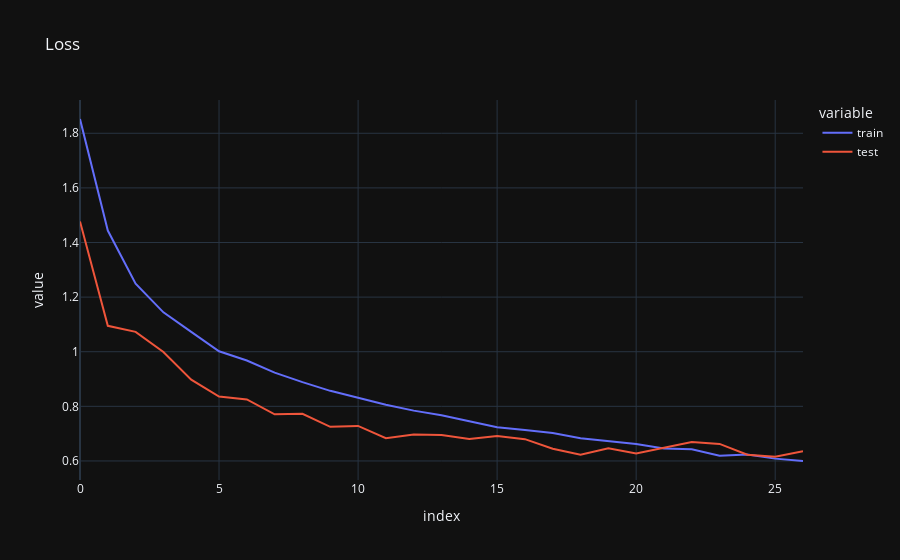

The code cell stored with this chart in its notebook:
### Code cell
loss_history = pd.DataFrame({
    'train': history.history['loss'],
    'test': history.history['val_loss']
})
px.line(loss_history, title='Loss')

### Figure 1 — Plotly figure (JSON) as saved in the notebook; plotly's stock layout.template omitted (floating-point values rounded to 4 significant figures)
{"data": [{"hovertemplate": "variable=train<br>index=%{x}<br>value=%{y}<extra></extra>", "legendgroup": "train", "line": {"color": "#636efa", "dash": "solid"}, "marker": {"symbol": "circle"}, "mode": "lines", "name": "train", "orientation": "v", "showlegend": true, "type": "scatter", "x": [0, 1, 2, 3, 4, 5, 6, 7, 8, 9, 10, 11, 12, 13, 14, 15, 16, 17, 18, 19, 20, 21, 22, 23, 24, 25, 26], "xaxis": "x", "y": [1.852, 1.444, 1.249, 1.144, 1.073, 1.002, 0.9678, 0.9235, 0.8886, 0.8568, 0.8318, 0.8057, 0.7843, 0.7677, 0.745, 0.7236, 0.7135, 0.7025, 0.6829, 0.6723, 0.6622, 0.6459, 0.6427, 0.6189, 0.6232, 0.6085, 0.5998], "yaxis": "y"}, {"hovertemplate": "variable=test<br>index=%{x}<br>value=%{y}<extra></extra>", "legendgroup": "test", "line": {"color": "#EF553B", "dash": "solid"}, "marker": {"symbol": "circle"}, "mode": "lines", "name": "test", "orientation": "v", "showlegend": true, "type": "scatter", "x": [0, 1, 2, 3, 4, 5, 6, 7, 8, 9, 10, 11, 12, 13, 14, 15, 16, 17, 18, 19, 20, 21, 22, 23, 24, 25, 26], "xaxis": "x", "y": [1.477, 1.095, 1.073, 0.9991, 0.8976, 0.8357, 0.8254, 0.7709, 0.7724, 0.7249, 0.7284, 0.6831, 0.6972, 0.6948, 0.6808, 0.6915, 0.6799, 0.6448, 0.6227, 0.6461, 0.6273, 0.6474, 0.6698, 0.6624, 0.623, 0.6155, 0.6355], "yaxis": "y"}], "layout": {"legend": {"title": {"text": "variable"}, "tracegroupgap": 0}, "title": {"text": "Loss"}, "xaxis": {"anchor": "y", "domain": [0, 1], "title": {"text": "index"}}, "yaxis": {"anchor": "x", "domain": [0, 1], "title": {"text": "value"}}}}
